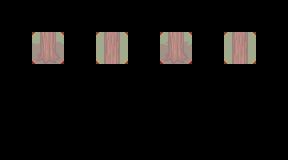

A 2D game scene composited from a Tiled map and its tileset images. What follows is a short description and the map's XML, with every tile layer's data as written:
An orthogonal 9x5 tile map with 32x32 px tiles, 3 tile layers (regions, input_treeTrunk, output_outCollision), 39 tilesets.

<map version="1.0.0" orientation="orthogonal" renderorder="right-down" width="9" height="5" tilewidth="32" tileheight="32" nextobjectid="1">
 <tileset firstgid="1" name="barrel" tilewidth="32" tileheight="32" tilecount="8" columns="4">
  <image source="../LPC Base Assets/tiles/barrel.png" width="128" height="64" />
 </tileset>
 <tileset firstgid="9" name="brackish" tilewidth="32" tileheight="32" tilecount="18" columns="3">
  <image source="../LPC Base Assets/tiles/brackish.png" width="96" height="192" />
 </tileset>
 <tileset firstgid="27" name="bridges" tilewidth="32" tileheight="32" tilecount="42" columns="6">
  <image source="../LPC Base Assets/tiles/bridges.png" width="192" height="224" />
 </tileset>
 <tileset firstgid="69" name="buckets" tilewidth="32" tileheight="32" tilecount="6" columns="3">
  <image source="../LPC Base Assets/tiles/buckets.png" width="96" height="64" />
 </tileset>
 <tileset firstgid="75" name="cabinets" tilewidth="32" tileheight="32" tilecount="78" columns="6">
  <image source="../LPC Base Assets/tiles/cabinets.png" width="192" height="416" />
 </tileset>
 <tileset firstgid="153" name="castle_lightsources" tilewidth="32" tileheight="32" tilecount="20" columns="5">
  <image source="../LPC Base Assets/tiles/castle_lightsources.png" width="160" height="128" />
 </tileset>
 <tileset firstgid="173" name="castle_outside" tilewidth="32" tileheight="32" tilecount="187" columns="17">
  <image source="../LPC Base Assets/tiles/castle_outside.png" width="544" height="352" />
 </tileset>
 <tileset firstgid="360" name="castlefloors" tilewidth="32" tileheight="32" tilecount="100" columns="10">
  <image source="../LPC Base Assets/tiles/castlefloors.png" width="320" height="320" />
 </tileset>
 <tileset firstgid="460" name="castlefloors_outside" tilewidth="32" tileheight="32" tilecount="20" columns="4">
  <image source="../LPC Base Assets/tiles/castlefloors_outside.png" width="128" height="160" />
 </tileset>
 <tileset firstgid="480" name="castlewalls" tilewidth="32" tileheight="32" tilecount="180" columns="12">
  <image source="../LPC Base Assets/tiles/castlewalls.png" width="384" height="480" />
 </tileset>
 <tileset firstgid="660" name="cement" tilewidth="32" tileheight="32" tilecount="18" columns="3">
  <image source="../LPC Base Assets/tiles/cement.png" width="96" height="192" />
 </tileset>
 <tileset firstgid="678" name="cementstair" tilewidth="32" tileheight="32" tilecount="20" columns="5">
  <image source="../LPC Base Assets/tiles/cementstair.png" width="160" height="128" />
 </tileset>
 <tileset firstgid="698" name="chests" tilewidth="32" tileheight="32" tilecount="6" columns="2">
  <image source="../LPC Base Assets/tiles/chests.png" width="64" height="96" />
 </tileset>
 <tileset firstgid="704" name="country" tilewidth="32" tileheight="32" tilecount="20" columns="5">
  <image source="../LPC Base Assets/tiles/country.png" width="160" height="128" />
 </tileset>
 <tileset firstgid="724" name="cup" tilewidth="32" tileheight="32" tilecount="2" columns="1">
  <image source="../LPC Base Assets/tiles/cup.png" width="32" height="64" />
 </tileset>
 <tileset firstgid="726" name="dirt" tilewidth="32" tileheight="32" tilecount="18" columns="3">
  <image source="../LPC Base Assets/tiles/dirt.png" width="96" height="192" />
 </tileset>
 <tileset firstgid="744" name="dirt2" tilewidth="32" tileheight="32" tilecount="18" columns="3">
  <image source="../LPC Base Assets/tiles/dirt2.png" width="96" height="192" />
 </tileset>
 <tileset firstgid="762" name="dungeon" tilewidth="32" tileheight="32" tilecount="104" columns="13">
  <image source="../LPC Base Assets/tiles/dungeon.png" width="416" height="256" />
 </tileset>
 <tileset firstgid="866" name="grass" tilewidth="32" tileheight="32" tilecount="18" columns="3">
  <image source="../LPC Base Assets/tiles/grass.png" width="96" height="192" />
 </tileset>
 <tileset firstgid="884" name="grassalt" tilewidth="32" tileheight="32" tilecount="18" columns="3">
  <image source="../LPC Base Assets/tiles/grassalt.png" width="96" height="192" />
 </tileset>
 <tileset firstgid="902" name="hole" tilewidth="32" tileheight="32" tilecount="18" columns="3">
  <image source="../LPC Base Assets/tiles/hole.png" width="96" height="192" />
 </tileset>
 <tileset firstgid="920" name="holek" tilewidth="32" tileheight="32" tilecount="18" columns="3">
  <image source="../LPC Base Assets/tiles/holek.png" width="96" height="192" />
 </tileset>
 <tileset firstgid="938" name="holemid" tilewidth="32" tileheight="32" tilecount="18" columns="3">
  <image source="../LPC Base Assets/tiles/holemid.png" width="96" height="192" />
 </tileset>
 <tileset firstgid="956" name="house" tilewidth="32" tileheight="32" tilecount="63" columns="9">
  <image source="../LPC Base Assets/tiles/house.png" width="288" height="224" />
 </tileset>
 <tileset firstgid="1019" name="inside" tilewidth="32" tileheight="32" tilecount="100" columns="10">
  <image source="../LPC Base Assets/tiles/inside.png" width="320" height="320" />
 </tileset>
 <tileset firstgid="1119" name="kitchen" tilewidth="32" tileheight="32" tilecount="8" columns="2">
  <image source="../LPC Base Assets/tiles/kitchen.png" width="64" height="128" />
 </tileset>
 <tileset firstgid="1127" name="lava" tilewidth="32" tileheight="32" tilecount="18" columns="3">
  <image source="../LPC Base Assets/tiles/lava.png" width="96" height="192" />
 </tileset>
 <tileset firstgid="1145" name="lavarock" tilewidth="32" tileheight="32" tilecount="18" columns="3">
  <image source="../LPC Base Assets/tiles/lavarock.png" width="96" height="192" />
 </tileset>
 <tileset firstgid="1163" name="mountains" tilewidth="32" tileheight="32" tilecount="108" columns="12">
  <image source="../LPC Base Assets/tiles/mountains.png" width="384" height="288" />
 </tileset>
 <tileset firstgid="1271" name="rock" tilewidth="32" tileheight="32" tilecount="2" columns="2">
  <image source="../LPC Base Assets/tiles/rock.png" width="64" height="32" />
 </tileset>
 <tileset firstgid="1273" name="signs" tilewidth="32" tileheight="32" tilecount="6" columns="3">
  <image source="../LPC Base Assets/tiles/signs.png" width="96" height="64" />
 </tileset>
 <tileset firstgid="1279" name="stairs" tilewidth="32" tileheight="32" tilecount="112" columns="8">
  <image source="../LPC Base Assets/tiles/stairs.png" width="256" height="448" />
 </tileset>
 <tileset firstgid="1391" name="treetop" tilewidth="32" tileheight="32" tilecount="42" columns="6">
  <image source="../LPC Base Assets/tiles/treetop.png" width="192" height="224" />
 </tileset>
 <tileset firstgid="1433" name="trunk" tilewidth="32" tileheight="32" tilecount="18" columns="6">
  <image source="../LPC Base Assets/tiles/trunk.png" width="192" height="96" />
 </tileset>
 <tileset firstgid="1451" name="victoria" tilewidth="32" tileheight="32" tilecount="55" columns="11">
  <image source="../LPC Base Assets/tiles/victoria.png" width="352" height="160" />
 </tileset>
 <tileset firstgid="1506" name="water" tilewidth="32" tileheight="32" tilecount="18" columns="3">
  <image source="../LPC Base Assets/tiles/water.png" width="96" height="192" />
 </tileset>
 <tileset firstgid="1524" name="waterfall" tilewidth="32" tileheight="32" tilecount="15" columns="3">
  <image source="../LPC Base Assets/tiles/waterfall.png" width="96" height="160" />
 </tileset>
 <tileset firstgid="1539" name="watergrass" tilewidth="32" tileheight="32" tilecount="18" columns="3">
  <image source="../LPC Base Assets/tiles/watergrass.png" width="96" height="192" />
 </tileset>
 <tileset firstgid="1557" name="collision" tilewidth="32" tileheight="32" tilecount="1" columns="1">
  <image source="../LPC Base Assets/tiles/collision.png" width="32" height="32" />
 </tileset>
 <layer name="regions" width="9" height="5">
  <data encoding="csv">
0,0,0,0,0,0,0,0,0,
0,876,0,876,0,876,0,876,0,
0,0,0,0,0,0,0,0,0,
0,0,0,0,0,0,0,0,0,
0,0,0,0,0,0,0,0,0
</data>
 </layer>
 <layer name="input_treeTrunk" width="9" height="5">
  <data encoding="csv">
0,0,0,0,0,0,0,0,0,
0,1440,0,1434,0,1443,0,1437,0,
0,0,0,0,0,0,0,0,0,
0,0,0,0,0,0,0,0,0,
0,0,0,0,0,0,0,0,0
</data>
 </layer>
 <layer name="output_outCollision" width="9" height="5" opacity="0.55">
  <data encoding="csv">
0,0,0,0,0,0,0,0,0,
0,1557,0,1557,0,1557,0,1557,0,
0,0,0,0,0,0,0,0,0,
0,0,0,0,0,0,0,0,0,
0,0,0,0,0,0,0,0,0
</data>
 </layer>
</map>
